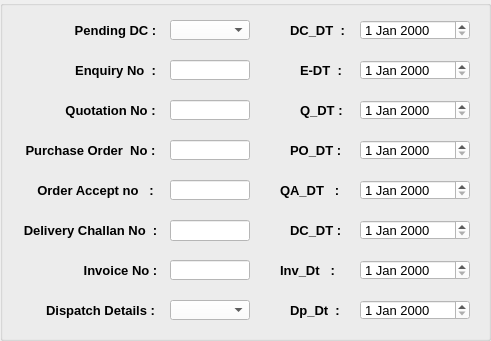
  <widget class="QGroupBox" name="DC_DT_dateEdit">
   <property name="geometry">
    <rect>
     <x>580</x>
     <y>70</y>
     <width>491</width>
     <height>341</height>
    </rect>
   </property>
   <property name="styleSheet">
    <string notr="true">

QGroupBox
{
border:1px solid Black;
};

background-color: rgb(250, 210, 255);</string>
   </property>
   <property name="title">
    <string/>
   </property>
   <widget class="QLabel" name="Pending_Dc_lbl">
    <property name="geometry">
     <rect>
      <x>70</x>
      <y>20</y>
      <width>91</width>
      <height>20</height>
     </rect>
    </property>
    <property name="font">
     <font>
      <pointsize>10</pointsize>
      <weight>75</weight>
      <bold>true</bold>
     </font>
    </property>
    <property name="text">
     <string>Pending DC :</string>
    </property>
    <property name="alignment">
     <set>Qt::AlignCenter</set>
    </property>
   </widget>
   <widget class="QLabel" name="Enquiry_no_lbl">
    <property name="geometry">
     <rect>
      <x>60</x>
      <y>60</y>
      <width>111</width>
      <height>20</height>
     </rect>
    </property>
    <property name="font">
     <font>
      <pointsize>10</pointsize>
      <weight>75</weight>
      <bold>true</bold>
     </font>
    </property>
    <property name="text">
     <string>Enquiry No  :</string>
    </property>
    <property name="alignment">
     <set>Qt::AlignCenter</set>
    </property>
   </widget>
   <widget class="QLabel" name="Quotation_no_lbl">
    <property name="geometry">
     <rect>
      <x>60</x>
      <y>100</y>
      <width>101</width>
      <height>20</height>
     </rect>
    </property>
    <property name="font">
     <font>
      <pointsize>10</pointsize>
      <weight>75</weight>
      <bold>true</bold>
     </font>
    </property>
    <property name="text">
     <string>Quotation No :</string>
    </property>
    <property name="alignment">
     <set>Qt::AlignCenter</set>
    </property>
   </widget>
   <widget class="QLabel" name="Purchase_order_no_lbl">
    <property name="geometry">
     <rect>
      <x>10</x>
      <y>140</y>
      <width>161</width>
      <height>20</height>
     </rect>
    </property>
    <property name="font">
     <font>
      <pointsize>10</pointsize>
      <weight>75</weight>
      <bold>true</bold>
     </font>
    </property>
    <property name="text">
     <string>Purchase Order  No :</string>
    </property>
    <property name="alignment">
     <set>Qt::AlignCenter</set>
    </property>
   </widget>
   <widget class="QLabel" name="Order_Accept_lbl">
    <property name="geometry">
     <rect>
      <x>30</x>
      <y>180</y>
      <width>131</width>
      <height>20</height>
     </rect>
    </property>
    <property name="font">
     <font>
      <pointsize>10</pointsize>
      <weight>75</weight>
      <bold>true</bold>
     </font>
    </property>
    <property name="text">
     <string>Order Accept no   :</string>
    </property>
    <property name="alignment">
     <set>Qt::AlignCenter</set>
    </property>
   </widget>
   <widget class="QLabel" name="Delivery_Challan_no_lbl">
    <property name="geometry">
     <rect>
      <x>10</x>
      <y>220</y>
      <width>161</width>
      <height>20</height>
     </rect>
    </property>
    <property name="font">
     <font>
      <pointsize>10</pointsize>
      <weight>75</weight>
      <bold>true</bold>
     </font>
    </property>
    <property name="text">
     <string>Delivery Challan No  :</string>
    </property>
    <property name="alignment">
     <set>Qt::AlignCenter</set>
    </property>
   </widget>
   <widget class="QLabel" name="Invoice_no_lbl">
    <property name="geometry">
     <rect>
      <x>60</x>
      <y>260</y>
      <width>121</width>
      <height>20</height>
     </rect>
    </property>
    <property name="font">
     <font>
      <pointsize>10</pointsize>
      <weight>75</weight>
      <bold>true</bold>
     </font>
    </property>
    <property name="text">
     <string>Invoice No :</string>
    </property>
    <property name="alignment">
     <set>Qt::AlignCenter</set>
    </property>
   </widget>
   <widget class="QLabel" name="Dispatch_detail_lbl">
    <property name="geometry">
     <rect>
      <x>10</x>
      <y>300</y>
      <width>181</width>
      <height>20</height>
     </rect>
    </property>
    <property name="font">
     <font>
      <pointsize>10</pointsize>
      <weight>75</weight>
      <bold>true</bold>
     </font>
    </property>
    <property name="text">
     <string>Dispatch Details :</string>
    </property>
    <property name="alignment">
     <set>Qt::AlignCenter</set>
    </property>
   </widget>
   <widget class="QComboBox" name="Pending_dc_combo">
    <property name="geometry">
     <rect>
      <x>170</x>
      <y>20</y>
      <width>80</width>
      <height>20</height>
     </rect>
    </property>
    <property name="font">
     <font>
      <pointsize>10</pointsize>
      <weight>75</weight>
      <bold>true</bold>
     </font>
    </property>
    <property name="styleSheet">
     <string notr="true">background-color: rgb(255, 255, 255);</string>
    </property>
   </widget>
   <widget class="QComboBox" name="Dispatch_Detail_combo">
    <property name="geometry">
     <rect>
      <x>170</x>
      <y>300</y>
      <width>80</width>
      <height>20</height>
     </rect>
    </property>
    <property name="font">
     <font>
      <pointsize>10</pointsize>
      <weight>75</weight>
      <bold>true</bold>
     </font>
    </property>
    <property name="styleSheet">
     <string notr="true">background-color: rgb(255, 255, 255);</string>
    </property>
   </widget>
   <widget class="QLineEdit" name="Enquiry_No_txt">
    <property name="geometry">
     <rect>
      <x>170</x>
      <y>60</y>
      <width>80</width>
      <height>20</height>
     </rect>
    </property>
    <property name="font">
     <font>
      <pointsize>10</pointsize>
     </font>
    </property>
    <property name="styleSheet">
     <string notr="true">background-color: rgb(255, 255, 255);</string>
    </property>
   </widget>
   <widget class="QLineEdit" name="Quotion_no_txt">
    <property name="geometry">
     <rect>
      <x>170</x>
      <y>100</y>
      <width>80</width>
      <height>20</height>
     </rect>
    </property>
    <property name="font">
     <font>
      <pointsize>10</pointsize>
     </font>
    </property>
    <property name="styleSheet">
     <string notr="true">background-color: rgb(255, 255, 255);</string>
    </property>
   </widget>
   <widget class="QLineEdit" name="Purchase_order_no_txt">
    <property name="geometry">
     <rect>
      <x>170</x>
      <y>140</y>
      <width>80</width>
      <height>20</height>
     </rect>
    </property>
    <property name="font">
     <font>
      <pointsize>10</pointsize>
     </font>
    </property>
    <property name="styleSheet">
     <string notr="true">background-color: rgb(255, 255, 255);</string>
    </property>
   </widget>
   <widget class="QLineEdit" name="Order_Accept_no_txt">
    <property name="geometry">
     <rect>
      <x>170</x>
      <y>180</y>
      <width>80</width>
      <height>20</height>
     </rect>
    </property>
    <property name="font">
     <font>
      <pointsize>10</pointsize>
     </font>
    </property>
    <property name="styleSheet">
     <string notr="true">background-color: rgb(255, 255, 255);</string>
    </property>
   </widget>
   <widget class="QLineEdit" name="Delivery_challan_no_txt">
    <property name="geometry">
     <rect>
      <x>170</x>
      <y>220</y>
      <width>80</width>
      <height>21</height>
     </rect>
    </property>
    <property name="font">
     <font>
      <pointsize>10</pointsize>
     </font>
    </property>
    <property name="styleSheet">
     <string notr="true">background-color: rgb(255, 255, 255);</string>
    </property>
   </widget>
   <widget class="QLineEdit" name="Invoice_no_txt">
    <property name="geometry">
     <rect>
      <x>170</x>
      <y>260</y>
      <width>80</width>
      <height>20</height>
     </rect>
    </property>
    <property name="font">
     <font>
      <pointsize>10</pointsize>
     </font>
    </property>
    <property name="styleSheet">
     <string notr="true">background-color: rgb(255, 255, 255);</string>
    </property>
   </widget>
   <widget class="QLabel" name="DC_DT_lbl">
    <property name="geometry">
     <rect>
      <x>290</x>
      <y>20</y>
      <width>61</width>
      <height>20</height>
     </rect>
    </property>
    <property name="font">
     <font>
      <pointsize>10</pointsize>
      <weight>75</weight>
      <bold>true</bold>
     </font>
    </property>
    <property name="text">
     <string>DC_DT  :</string>
    </property>
   </widget>
   <widget class="QLabel" name="E_DT_lbl">
    <property name="geometry">
     <rect>
      <x>300</x>
      <y>60</y>
      <width>51</width>
      <height>20</height>
     </rect>
    </property>
    <property name="font">
     <font>
      <pointsize>10</pointsize>
      <weight>75</weight>
      <bold>true</bold>
     </font>
    </property>
    <property name="text">
     <string>E-DT  :</string>
    </property>
   </widget>
   <widget class="QLabel" name="Q_DT_lbl">
    <property name="geometry">
     <rect>
      <x>300</x>
      <y>100</y>
      <width>51</width>
      <height>20</height>
     </rect>
    </property>
    <property name="font">
     <font>
      <pointsize>10</pointsize>
      <weight>75</weight>
      <bold>true</bold>
     </font>
    </property>
    <property name="text">
     <string>Q_DT :</string>
    </property>
   </widget>
   <widget class="QLabel" name="PO_DT_lbl">
    <property name="geometry">
     <rect>
      <x>290</x>
      <y>140</y>
      <width>61</width>
      <height>20</height>
     </rect>
    </property>
    <property name="font">
     <font>
      <pointsize>10</pointsize>
      <weight>75</weight>
      <bold>true</bold>
     </font>
    </property>
    <property name="text">
     <string>PO_DT :</string>
    </property>
   </widget>
   <widget class="QLabel" name="QA_DT_lbl">
    <property name="geometry">
     <rect>
      <x>280</x>
      <y>180</y>
      <width>61</width>
      <height>20</height>
     </rect>
    </property>
    <property name="font">
     <font>
      <pointsize>10</pointsize>
      <weight>75</weight>
      <bold>true</bold>
     </font>
    </property>
    <property name="text">
     <string>QA_DT   :</string>
    </property>
   </widget>
   <widget class="QLabel" name="DC_DT_lbl_2">
    <property name="geometry">
     <rect>
      <x>290</x>
      <y>220</y>
      <width>61</width>
      <height>20</height>
     </rect>
    </property>
    <property name="font">
     <font>
      <pointsize>10</pointsize>
      <weight>75</weight>
      <bold>true</bold>
     </font>
    </property>
    <property name="text">
     <string>DC_DT :</string>
    </property>
   </widget>
   <widget class="QLabel" name="Inv_Dt_lbl">
    <property name="geometry">
     <rect>
      <x>280</x>
      <y>260</y>
      <width>71</width>
      <height>21</height>
     </rect>
    </property>
    <property name="font">
     <font>
      <pointsize>10</pointsize>
      <weight>75</weight>
      <bold>true</bold>
     </font>
    </property>
    <property name="text">
     <string>Inv_Dt   :</string>
    </property>
   </widget>
   <widget class="QLabel" name="Dp_Dt_lbl">
    <property name="geometry">
     <rect>
      <x>290</x>
      <y>300</y>
      <width>61</width>
      <height>20</height>
     </rect>
    </property>
    <property name="font">
     <font>
      <pointsize>10</pointsize>
      <weight>75</weight>
      <bold>true</bold>
     </font>
    </property>
    <property name="text">
     <string>Dp_Dt  :</string>
    </property>
   </widget>
   <widget class="QDateEdit" name="dateEdit_2">
    <property name="geometry">
     <rect>
      <x>360</x>
      <y>20</y>
      <width>110</width>
      <height>20</height>
     </rect>
    </property>
    <property name="font">
     <font>
      <pointsize>10</pointsize>
     </font>
    </property>
    <property name="styleSheet">
     <string notr="true">background-color: rgb(255, 255, 255);</string>
    </property>
   </widget>
   <widget class="QDateEdit" name="E_DT_dateEdit">
    <property name="geometry">
     <rect>
      <x>360</x>
      <y>60</y>
      <width>110</width>
      <height>20</height>
     </rect>
    </property>
    <property name="font">
     <font>
      <pointsize>10</pointsize>
     </font>
    </property>
    <property name="styleSheet">
     <string notr="true">background-color: rgb(255, 255, 255);</string>
    </property>
   </widget>
   <widget class="QDateEdit" name="Q_DT_dateEdit">
    <property name="geometry">
     <rect>
      <x>360</x>
      <y>100</y>
      <width>110</width>
      <height>20</height>
     </rect>
    </property>
    <property name="font">
     <font>
      <pointsize>10</pointsize>
     </font>
    </property>
    <property name="styleSheet">
     <string notr="true">background-color: rgb(255, 255, 255);</string>
    </property>
   </widget>
   <widget class="QDateEdit" name="PO_DT_dateEdit">
    <property name="geometry">
     <rect>
      <x>360</x>
      <y>140</y>
      <width>110</width>
      <height>20</height>
     </rect>
    </property>
    <property name="font">
     <font>
      <pointsize>10</pointsize>
     </font>
    </property>
    <property name="styleSheet">
     <string notr="true">background-color: rgb(255, 255, 255);</string>
    </property>
   </widget>
   <widget class="QDateEdit" name="QA_DT_dateEdit">
    <property name="geometry">
     <rect>
      <x>360</x>
      <y>180</y>
      <width>110</width>
      <height>20</height>
     </rect>
    </property>
    <property name="font">
     <font>
      <pointsize>10</pointsize>
     </font>
    </property>
    <property name="styleSheet">
     <string notr="true">background-color: rgb(255, 255, 255);</string>
    </property>
   </widget>
   <widget class="QDateEdit" name="DC_DT_dateEdit_2">
    <property name="geometry">
     <rect>
      <x>360</x>
      <y>220</y>
      <width>110</width>
      <height>20</height>
     </rect>
    </property>
    <property name="font">
     <font>
      <pointsize>10</pointsize>
     </font>
    </property>
    <property name="styleSheet">
     <string notr="true">background-color: rgb(255, 255, 255);</string>
    </property>
   </widget>
   <widget class="QDateEdit" name="Inv_Dt_dateEdit">
    <property name="geometry">
     <rect>
      <x>360</x>
      <y>260</y>
      <width>110</width>
      <height>20</height>
     </rect>
    </property>
    <property name="font">
     <font>
      <pointsize>10</pointsize>
     </font>
    </property>
    <property name="styleSheet">
     <string notr="true">background-color: rgb(255, 255, 255);</string>
    </property>
   </widget>
   <widget class="QDateEdit" name="Dp_Dt_dateEdit">
    <property name="geometry">
     <rect>
      <x>360</x>
      <y>300</y>
      <width>110</width>
      <height>20</height>
     </rect>
    </property>
    <property name="font">
     <font>
      <pointsize>10</pointsize>
     </font>
    </property>
    <property name="styleSheet">
     <string notr="true">background-color: rgb(255, 255, 255);</string>
    </property>
   </widget>
  </widget>
